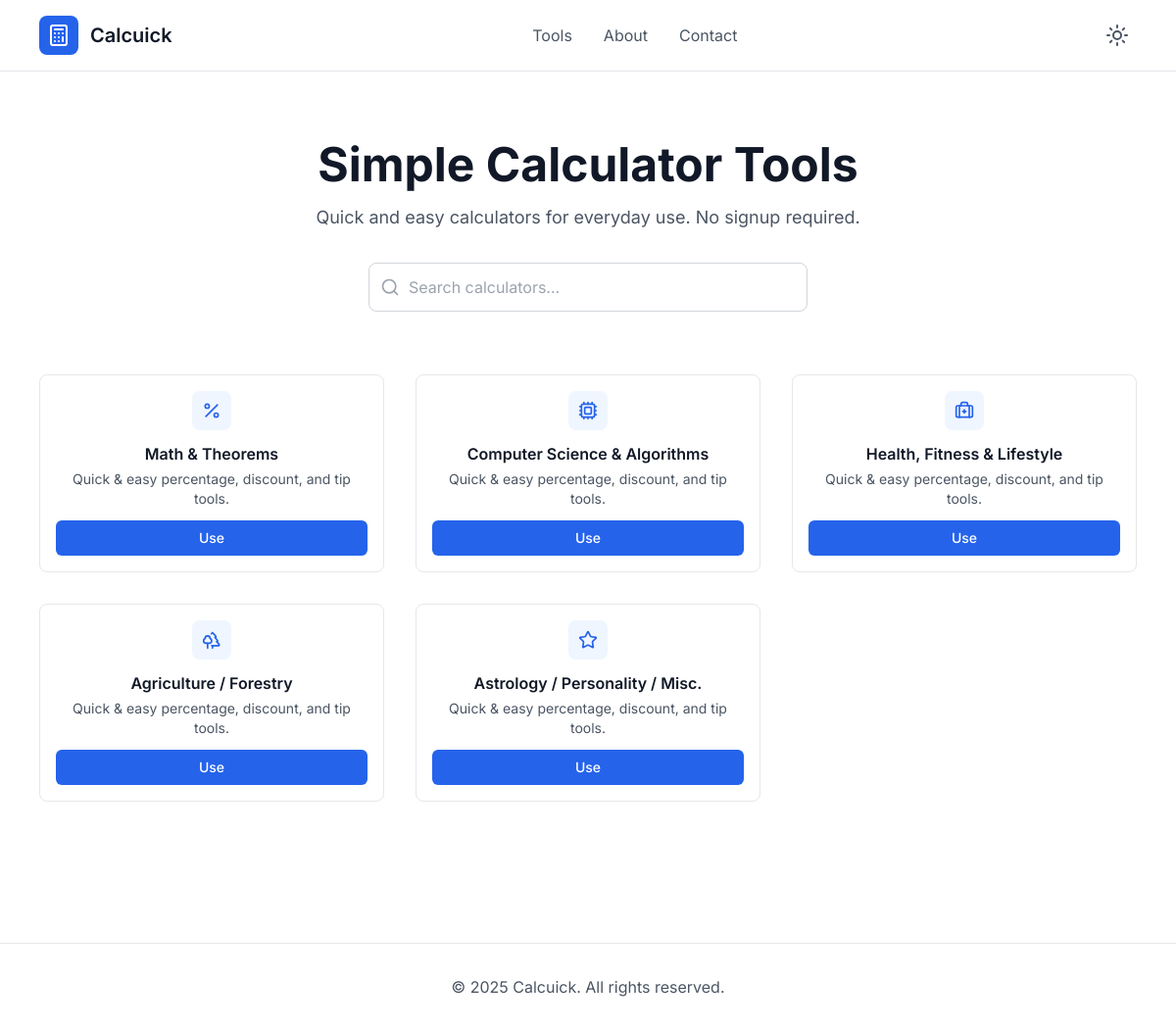
The app's page /, older data.
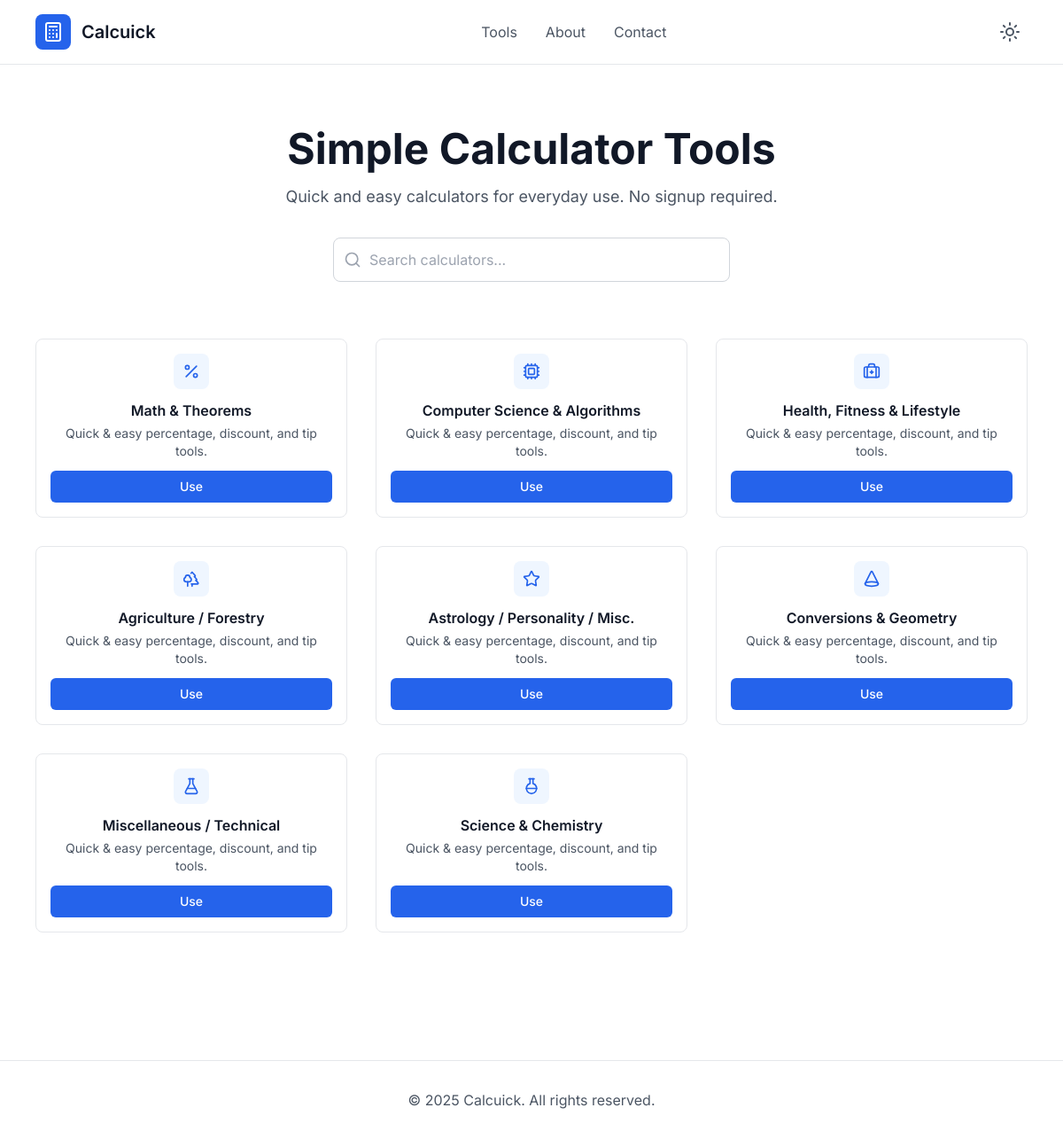
The same page, newer data.
### calculators/models.py (models this page shows, shortened)
class Category(models.Model):
    name = models.CharField(max_length=100)
    icon = models.CharField(max_length=50, blank=True)
    slug = models.SlugField(unique=True, null=True, blank=True)
    description = models.TextField(blank=True)

### calculators/views.py (the view)
# urls.py: path('', views.category_list, name='category_list'),
def category_list(request):
    categories = Category.objects.all()
    return render(request, 'base.html', {'categories': categories})

### calculators/templates/base.html (shortened to what the changed rows need)
<!DOCTYPE html>
<html lang="en">
<head>
    <script src="https://cdn.tailwindcss.com"></script>
</head>
<body class="bg-white dark:bg-gray-900 min-h-screen font-inter pt-20">
{% block body %}
    <main class="max-w-6xl mx-auto px-4 py-16">
        <div class="text-center mb-16">
            <h1 class="text-4xl md:text-5xl font-bold text-gray-900 dark:text-white mb-4">
                Simple Calculator Tools
            </h1>
        </div>
        <div class="grid grid-cols-1 md:grid-cols-2 lg:grid-cols-3 gap-8">
           {% for category in categories %}
<a href="{% url 'calculator_list' category.slug %}">
  <div class="bg-white dark:bg-gray-800 border border-gray-200 dark:border-gray-700 rounded-lg p-4 hover:shadow-md hover:border-blue-300 dark:hover:border-blue-600 transition group text-center">
    <div class="w-10 h-10 mx-auto bg-blue-50 dark:bg-blue-900/30 rounded-lg flex items-center justify-center mb-3 group-hover:bg-blue-100 dark:group-hover:bg-blue-900/50 transition">
      <i data-lucide="{{ category.icon }}" class="w-5 h-5 text-blue-600 dark:text-blue-400"></i>
    </div>
    <h3 class="text-base font-semibold text-gray-900 dark:text-white mb-1">{{ category.name }}</h3>
    <p class="text-sm text-gray-600 dark:text-gray-300 mb-3">Quick & easy percentage, discount, and tip tools.</p>
    <button class="w-full text-sm bg-blue-600 hover:bg-blue-700 text-white py-2 rounded-md font-medium transition">
      Use
    </button>
  </div>
</a>
{% endfor %}
        </div>
    </main>
    {% endblock %}
</body>
</html>

Row changes from the older to the newer data that the page shows:
added Category: name "Conversions & Geometry"
added Category: name "Miscellaneous / Technical"
added Category: name "Science & Chemistry"
